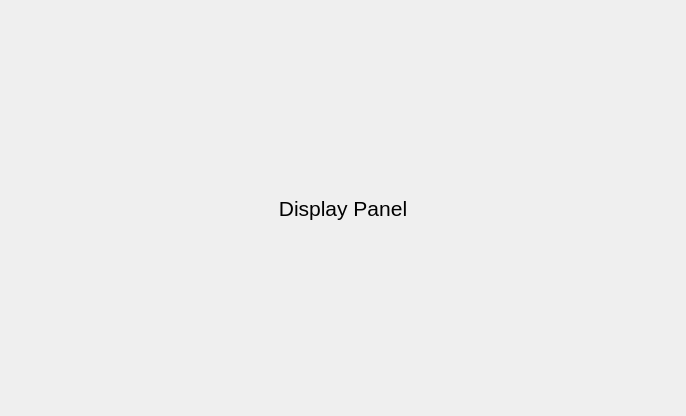
<?xml version="1.0" encoding="UTF-8"?>
<ui version="4.0">
 <class>MainPages</class>
 <widget class="QWidget" name="MainPages">
  <property name="geometry">
   <rect>
    <x>0</x>
    <y>0</y>
    <width>686</width>
    <height>416</height>
   </rect>
  </property>
  <property name="windowTitle">
   <string>Form</string>
  </property>
  <layout class="QHBoxLayout" name="horizontalLayout_5">
   <property name="spacing">
    <number>0</number>
   </property>
   <property name="leftMargin">
    <number>5</number>
   </property>
   <property name="topMargin">
    <number>5</number>
   </property>
   <property name="rightMargin">
    <number>5</number>
   </property>
   <property name="bottomMargin">
    <number>5</number>
   </property>
   <item>
    <widget class="QStackedWidget" name="pages">
     <property name="currentIndex">
      <number>0</number>
     </property>
     <widget class="QWidget" name="page_1">
      <layout class="QVBoxLayout" name="page_1_layout">
       <property name="spacing">
        <number>5</number>
       </property>
       <property name="leftMargin">
        <number>5</number>
       </property>
       <property name="topMargin">
        <number>5</number>
       </property>
       <property name="rightMargin">
        <number>5</number>
       </property>
       <property name="bottomMargin">
        <number>5</number>
       </property>
       <item>
        <widget class="QLabel" name="label_2">
         <property name="maximumSize">
          <size>
           <width>16777215</width>
           <height>50</height>
          </size>
         </property>
         <property name="styleSheet">
          <string notr="true">font-size: 16pt</string>
         </property>
         <property name="text">
          <string>Display Panel</string>
         </property>
         <property name="alignment">
          <set>Qt::AlignCenter</set>
         </property>
        </widget>
       </item>
       <item>
        <layout class="QHBoxLayout" name="horizontalLayout"/>
       </item>
       <item>
        <layout class="QHBoxLayout" name="horizontalLayout_2"/>
       </item>
       <item>
        <layout class="QHBoxLayout" name="horizontalLayout_8"/>
       </item>
      </layout>
     </widget>
     <widget class="QWidget" name="page_2">
      <layout class="QVBoxLayout" name="page_2_layout">
       <property name="spacing">
        <number>5</number>
       </property>
       <property name="leftMargin">
        <number>5</number>
       </property>
       <property name="topMargin">
        <number>5</number>
       </property>
       <property name="rightMargin">
        <number>5</number>
       </property>
       <property name="bottomMargin">
        <number>5</number>
       </property>
       <item>
        <widget class="QLabel" name="title_label">
         <property name="maximumSize">
          <size>
           <width>16777215</width>
           <height>40</height>
          </size>
         </property>
         <property name="font">
          <font>
           <pointsize>16</pointsize>
          </font>
         </property>
         <property name="styleSheet">
          <string notr="true">font-size: 16pt</string>
         </property>
         <property name="text">
          <string>Time Sync</string>
         </property>
         <property name="alignment">
          <set>Qt::AlignCenter</set>
         </property>
        </widget>
       </item>
       <item>
        <layout class="QHBoxLayout" name="horizontalLayout_6"/>
       </item>
       <item>
        <layout class="QHBoxLayout" name="horizontalLayout_7"/>
       </item>
      </layout>
     </widget>
     <widget class="QWidget" name="page_3">
      <property name="styleSheet">
       <string notr="true">QFrame {
	font-size: 16pt;
}</string>
      </property>
      <layout class="QVBoxLayout" name="page_3_layout">
       <item>
        <widget class="QLabel" name="empty_page_label">
         <property name="maximumSize">
          <size>
           <width>16777215</width>
           <height>50</height>
          </size>
         </property>
         <property name="font">
          <font>
           <pointsize>16</pointsize>
          </font>
         </property>
         <property name="text">
          <string>Stopwatch</string>
         </property>
         <property name="alignment">
          <set>Qt::AlignCenter</set>
         </property>
        </widget>
       </item>
       <item>
        <layout class="QVBoxLayout" name="verticalLayout"/>
       </item>
      </layout>
     </widget>
     <widget class="QWidget" name="page_4">
      <layout class="QVBoxLayout" name="verticalLayout_3">
       <item>
        <widget class="QLabel" name="label">
         <property name="maximumSize">
          <size>
           <width>16777215</width>
           <height>50</height>
          </size>
         </property>
         <property name="styleSheet">
          <string notr="true">font: 20pt &quot;Segoe UI&quot;;</string>
         </property>
         <property name="text">
          <string>Timer</string>
         </property>
         <property name="alignment">
          <set>Qt::AlignCenter</set>
         </property>
        </widget>
       </item>
       <item>
        <layout class="QHBoxLayout" name="horizontalLayout_3"/>
       </item>
       <item>
        <layout class="QHBoxLayout" name="horizontalLayout_4"/>
       </item>
      </layout>
     </widget>
    </widget>
   </item>
  </layout>
 </widget>
 <resources/>
 <connections/>
</ui>
